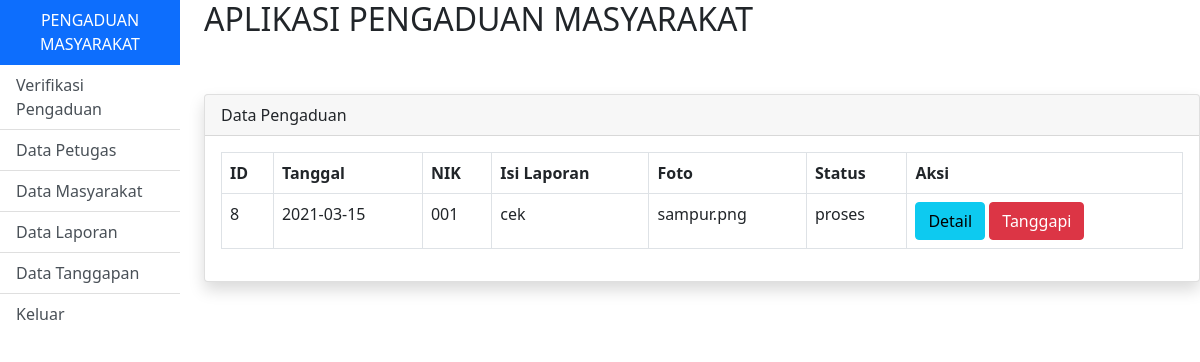
Page /project/verifikasi_pengaduan_admin.php on the committed database.
### tables this page shows
CREATE TABLE `pengaduan` (
  `id_pengaduan` int(12) NOT NULL,
  `tgl_pengaduan` date NOT NULL,
  `nik` char(16) NOT NULL,
  `isi_laporan` text NOT NULL,
  `foto` varchar(255) NOT NULL,
  `status` enum('0','proses','selesai') NOT NULL
);

### project/verifikasi_pengaduan_admin.php (the view, shortened to what this page needs)
<!DOCTYPE html>
<html lang="en">
<head>
    <link href="css/bootstrap.css" rel="stylesheet">
</head>
<body>
 <div class="row">
            <div class="col-md-2">
                <div class="list-group-flush">
                  <a href="admin.php" class="list-group-item list-group-item-action active text-center" >
                    PENGADUAN MASYARAKAT
                   </a>
                    <a href="verifikasi_pengaduan_admin.php" class="list-group-item list-group-item-action">                      Verifikasi Pengaduan
                    </a>
                    <a href="data_petugas.php" class="list-group-item list-group-item-action">
                      Data Petugas
                    </a>
                    <a href="data_masyarakat.php" class="list-group-item list-group-item-action">
                      Data Masyarakat
                    </a>
                    <a href="data_laporan.php" class="list-group-item list-group-item-action">
                      Data Laporan
                    </a>
                    <a href="data_tanggapan.php" class="list-group-item list-group-item-action">
                      Data Tanggapan
                    </a>
                    <a href="logout.php" class="list-group-item list-group-item-action">
                    Keluar</a>
                </div>
            </div>
            <div class="col-md-10">
           <h2>APLIKASI PENGADUAN MASYARAKAT</h2>
           <br><br>
          <div class="card shadow">
            <div class="card-header">
              Data Pengaduan
            </div>
            <div class="card-body">
                <table class="table table-bordered">
                    <tr>
                      <th>ID</th>
                      <th>Tanggal</th>
                      <th>NIK</th>
                      <th>Isi Laporan</th>
                      <th>Foto</th>
                      <th>Status</th>
                      <th>Aksi</th>
                    </tr>
                  <?php
                  $koneksi = mysqli_connect("localhost","root","","latihan_ukk") or die (mysqli_connect_error());
                  $sql=mysqli_query($koneksi,"SELECT * from pengaduan where status='proses'");
                  while ($data=mysqli_fetch_array($sql)) {
                  ?>
                    <tr>
                    <td><?php echo $data['id_pengaduan']; ?></td>
                    <td><?php echo $data['tgl_pengaduan']; ?></td>
                    <td><?php echo $data['nik']; ?></td>
                    <td><?php echo $data['isi_laporan']; ?></td>
                    <td><?php echo $data['foto']; ?></td>
                    <td><?php echo $data['status']; ?></td>
                    <td>
                            <a href="detail_pengaduan_admin.php?id=<?php echo $data['id_pengaduan']; ?>" class="btn btn-info">
                              Detail
                            </a>
                            <a href="tanggapan_admin.php?id=<?php echo $data['id_pengaduan']; ?>" class="btn btn-danger">
                              Tanggapi
                            </a>
                    </td>
                    </tr>
                <?php } ?>
                  </table>
              </div>
            </div>
          </div>
        </div>
</body>
</html>

### rows in the picture
pengaduan: id_pengaduan "8", tgl_pengaduan "2021-03-15", nik "001", isi_laporan "cek", foto "sampur.png", status "proses"
